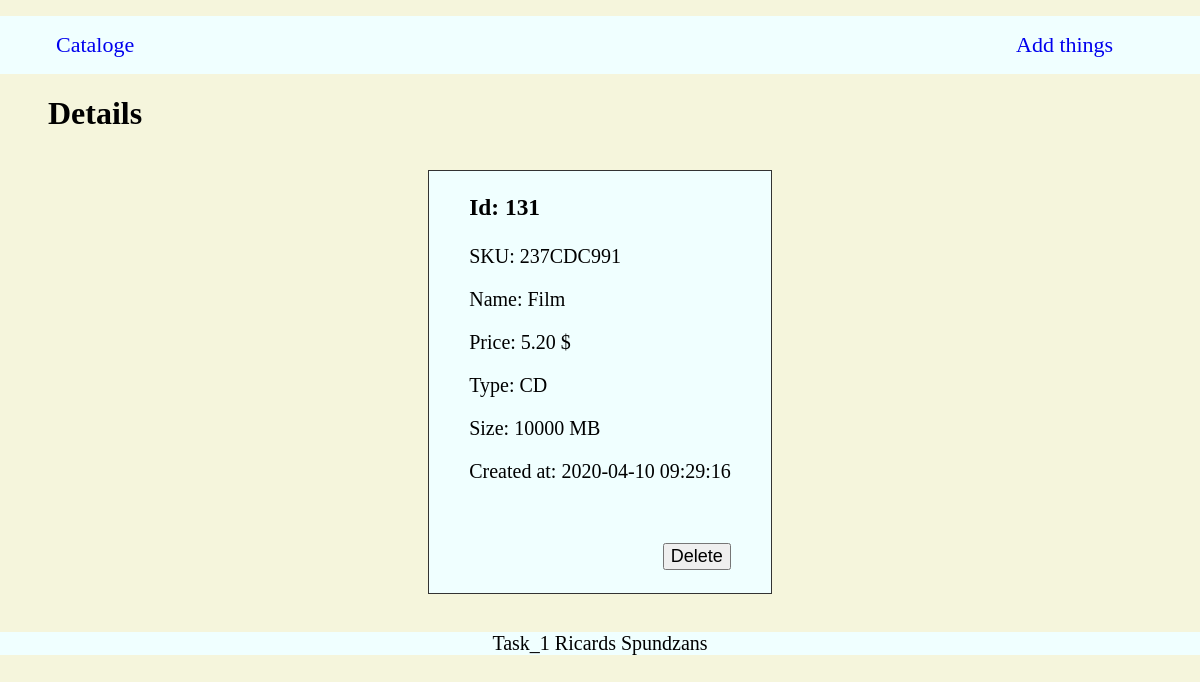
Page /details.php?id=131 on the committed database.
### tables this page shows
CREATE TABLE `things` (
  `id` int(11) NOT NULL,
  `sku` varchar(255) NOT NULL,
  `name` varchar(255) NOT NULL,
  `price` decimal(11,2) NOT NULL,
  `type` int(11) NOT NULL,
  `parameter_1` double NOT NULL,
  `parameter_2` double NOT NULL,
  `parameter_3` double NOT NULL,
  `created_at` timestamp NOT NULL DEFAULT current_timestamp()
);

### details.php (the view, shortened to what this page needs)
<?php
include('config/db_connect.php');
class productDisplay {
   public function __construct($thing){
      $this->id = $thing['id'];
      $this->sku = $thing['sku'];
      $this->name = $thing['name'];
      $this->price = $thing['price'];
      $this->created_at = $thing['created_at'];
      switch ($thing['type']) {
         case '1':
            $this->type = 'CD';
            $this->parameterAll = 'Size: ' . $thing['parameter_1'] . ' MB';
         break;
      }
   }
}
if (isset($_GET['id'])) {
   $id = mysqli_real_escape_string($conn, $_GET['id']);
   $sql = "SELECT * FROM things WHERE id = $id";
   $result = mysqli_query($conn, $sql);
   $thing = mysqli_fetch_assoc($result);
   $selectedProduct = new productDisplay($thing);
}
 ?>
 <!DOCTYPE html>
 <html lang="en" dir="ltr">
<?php include('templates/header.php'); ?>
<div class="nname">
   <h1>Details</h1>
</div>
<div class="detailBox">
   <div class="detailsAll">
      <?php if($thing): ?>
         <h3>Id: <?php echo htmlspecialchars($selectedProduct->id) ?></h3>
         <p>SKU: <?php echo htmlspecialchars($selectedProduct->sku) ?></p>
         <p>Name: <?php echo htmlspecialchars($selectedProduct->name) ?></p>
         <p>Price: <?php echo htmlspecialchars($selectedProduct->price)." $" ?></p>
         <p>Type: <?php echo htmlspecialchars($selectedProduct->type) ?></p>
         <p><?php echo htmlspecialchars($selectedProduct->parameterAll) ?></p>
         <p>Created at: <?php echo date($selectedProduct->created_at) ?></p>
         <div class="deleteDetail">
           <form class="" action="details.php" method="POST">
              <input type="submit" name="delete" value="Delete" class = "btn">
           </form>
         </div>
         <br>
      <?php else: ?>
         <h5>There is nothing with this ID...</h5>
      <?php endif; ?>
   </div>
</div>
   <?php include('templates/footer.php'); ?>
</html>

### rows in the picture
things: id "131", sku "237CDC991", name "Film", price "5.20", parameter_1 "Size: 10000 MB", created_at "2020-04-10 09:29:16"

### other values in the picture
$selectedProduct->type "CD"
